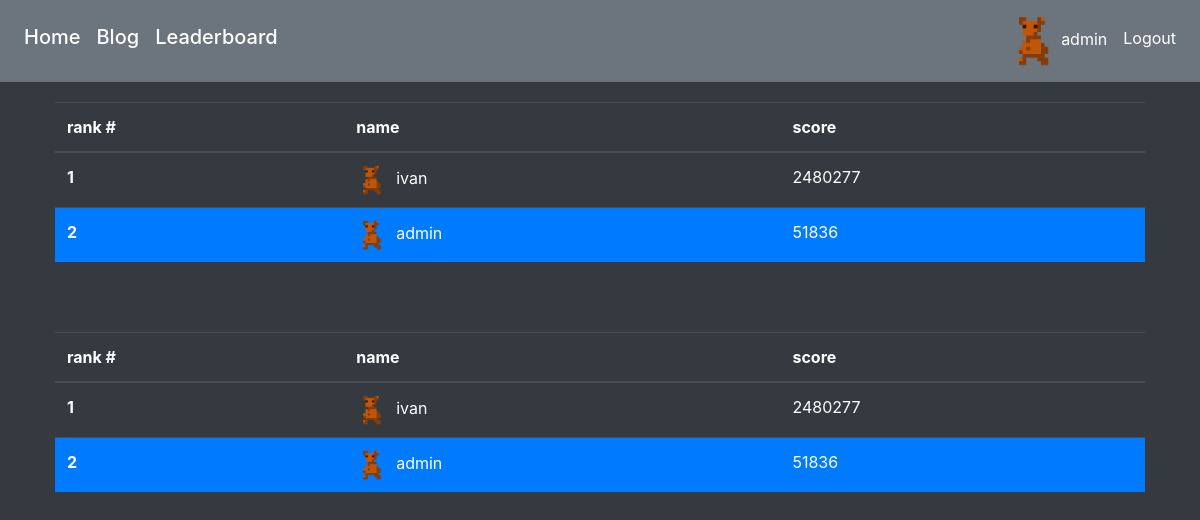
Page /leaderboard/ (signed in) on the committed database.
### tweb/models.py (models this page shows)
class Score(models.Model):
    user = models.ForeignKey(User, on_delete=models.CASCADE, null=True)
    rating = models.FloatField()
    time = models.FloatField()
    datetime = models.DateTimeField(auto_now_add=True)
    initials = models.CharField(max_length=3, null=True, blank=True)

### tweb/views.py (the view)
# urls.py: path("leaderboard/", LeaderboardListView.as_view(), name="leaderboard"),
class LeaderboardListView(ListView):
    model = Score
    template_name = "leaderboard/leaderboard.html"
    def get_context_data(self, **kwargs):
        context = super().get_context_data(**kwargs)
        context['now'] = timezone.now()
        ratings = Score.objects.order_by("-rating")[:20]
        avatars = []
        for r in ratings:
            try:
                avatars.append(CustomUser.objects.filter(pk=r.user.id).first().avatar)
            except:
                avatars.append(0)
        if self.request.user.is_authenticated:
            nearRatings = []
            nearRanks = []
            nearAvatars = []
            rating = Score.objects.filter(user=self.request.user).order_by("-rating").first()
            if rating is not None:
                rank = Score.objects.filter(rating__gt=rating.rating).count()
                minRank = rank - 5
                maxRank = rank + 5
                maxRank = maxRank + 1
                if minRank < 0:
                    minRank = 0
                if maxRank > ratings.count():
                    maxRank = ratings.count()
                for x in range(minRank, maxRank):
                    nearRatings.append(ratings[x])
                    nearRanks.append(x + 1)
                for x in range(len(nearRatings)):
                    if nearRatings[x].user == self.request.user:
                        rank = x + 1
                        break
                for r in nearRatings:
                    try:
                        nearAvatars.append(CustomUser.objects.filter(pk=r.user.id).first().avatar)
                    except:
                        nearAvatars.append(0)
                nearScores = zip(nearRatings, nearRanks, nearAvatars)
                context['nearScores'] = nearScores
                context['nearRank'] = rank
            else:
                context['nearRank'] = -1
        ratings = list(zip(ratings, avatars))
        context['scores'] = ratings
        return context

### tweb/context_processors.py (called while the page is built)
def userContext(request):
    try:
        CU = CustomUser.objects.get(pk = request.user.id)
    except:
        CU = None
    return {'CustomUserContext': CU}

### templates/leaderboard/leaderboard.html (shortened to what this page needs)
{% extends 'base.html' %}
{% block containerType %}blog-container{% endblock %}
{% block content %}
    <div class="blog-inner-container">
        {% if user.is_authenticated %}
            {% if nearRank > 0 %}
                <table class="table table-dark">
                    <thead>
                        <tr>
                            <th scope="col">rank #</th>
                            <th scope="col">name</th>
                            <th scope="col">score</th>
                        </tr>
                    </thead>
                    <tbody>
                        {% for s,r,a in nearScores %}
                            {% if forloop.counter == nearRank %}
                                <tr class="bg-primary">
                            {% else %}
                                <tr>
                            {% endif %}
                                <th scope="row">{{ r }}</th>
                                <td><img alt="img" src="/media/avatars/{{ a }}.png" width="30" height="30" style="margin-right:10px">{{ s.user }}</td>
                                <td>{{ s.rating|floatformat:"0" }}</td>
                            </tr>
                        {% endfor %}
                    </tbody>
                </table>
            {% endif %}
        {% endif %}
        <table class="table table-dark">
            <thead>
                <tr>
                    <th scope="col">rank #</th>
                    <th scope="col">name</th>
                    <th scope="col">score</th>
                </tr>
            </thead>
            <tbody>
                {% for s, a in scores %}
                    {% if s.user.id == user.id %}
                        <tr class="bg-primary">
                    {% else %}
                        <tr>
                    {% endif %}
                        <th scope="row">{{ forloop.counter }}</th>
                        <td><img alt="img" src="/media/avatars/{{ a }}.png" width="30" height="30" style="margin-right:10px">{{ s.user }}</td>
                        <td>{{ s.rating|floatformat:"0" }}</td>
                    </tr>
                {% endfor %}
            </tbody>
        </table>
    </div>
{% endblock %}

### templates/base.html (shortened to what this page needs)
{% load static %}
<!DOCTYPE html>
<html lang="en">
<head>
    <link rel="stylesheet" type="text/css" href="{% static 'style.css' %}">
    <link rel="stylesheet" href="https://stackpath.bootstrapcdn.com/bootstrap/4.5.0/css/bootstrap.min.css">
</head>
<body class="bg-dark text-light d-flex flex-column">
    <nav class="navbar navbar-expand-lg navbar-dark bg-secondary text-white justify-content-between">
        <div class="collapse navbar-collapse" id="navbarText">
            <ul class="navbar-nav mr-auto">
                <li class="nav-item">
                    <a class="nav-link text-white" href="{% url 'home' %}"><h5>Home</h5> </a>
                </li>
                <li class="nav-item">
                    <a class="nav-link text-white" href="{% url 'blog' %}"><h5>Blog</h5></a>
                </li>
                <li class="nav-item">
                    <a class="nav-link text-white" href="{% url 'leaderboard' %}"><h5>Leaderboard</h5></a>
                </li>
            </ul>
            <ul class="navbar-nav ml-auto">
                <li class="nav-item">
                    <a class="nav-link text-white" href="#">
                    </a>
                </li>
                {% if user.is_authenticated %}
                    <li class="nav-item">
                        <a class="nav-link text-white" href="{% url 'userpage' %}">
                            <img alt="img" src="/media/avatars/{{ CustomUserContext.avatar }}.png" width="50" height="50" style="margin:0px">
                            {{ user.username }}</a>
                    </li>
                    <li class="nav-item" height="50" style="padding:10px 0">
                        <a class="nav-link text-white" href="{% url 'logout' %}">Logout</a>
                    </li>
                {% endif %}
            </ul>
        </div>
    </nav>
<div class = "base-container container h-100 d-flex flex-column">
    <div class="{% block containerType %}home-container{% endblock %}">
    {% block content %} {% endblock %}
    </div>
</div>
</body>
</body>
</html>

### static/style.css (style rules this page uses)
html,body { height:100%; }
.blog-container { display:flex; width: 100%; padding-top: 20px; box-sizing: border-box; }
.blog-inner-container { flex: 1; margin: 0 10px; }

### rows in the picture
Score: r "1", user "ivan", rating "2480277"
Score: r "2", user "admin", rating "51836"

### other values in the picture
{{ user.username }} "admin"
